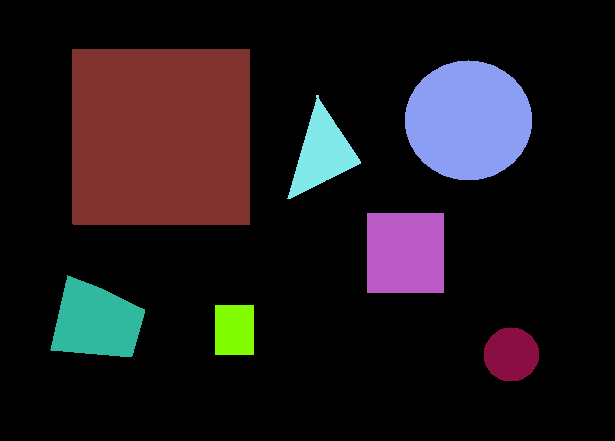
#> input picture imgBinaria.png, 615 x 441 px
$ python filtroLaplaciano.py
#> lines starting #> are read from the running program, lines starting #| are printed output that depends on the picture
import cv2
import numpy as np

# Função para aplicar o filtro laplaciano
def aplicar_filtro_laplaciano(imagem, kernel, tratar_negativos=False):
    # Obter as dimensões da imagem e do kernel
    linhas, colunas = imagem.shape
    k_linhas, k_colunas = kernel.shape

    # Inicializar a imagem resultante com zeros
    resultado = np.zeros((linhas, colunas), dtype=np.float32)

    # Preencher as bordas da imagem com zeros
    imagem_preenchida = np.pad(imagem, ((2, 2), (2, 2)), mode='constant', constant_values=0)

    # Percorrer a imagem
    for i in range(2, linhas + 2):
        for j in range(2, colunas + 2):
            # Calcular os limites para aplicar o kernel
            r_min = i - 2
            r_max = i + 3
            c_min = j - 2
            c_max = j + 3

            # Aplicar o kernel à região da imagem
            patch = imagem_preenchida[r_min:r_max, c_min:c_max]

            # Ajustar o tamanho do patch para corresponder ao tamanho do kernel
            if patch.shape != kernel.shape:
                patch = imagem_preenchida[i - k_linhas // 2:i + k_linhas // 2 + 1, j - k_colunas // 2:j + k_colunas // 2 + 1]

            resultado[i - 2, j - 2] = np.sum(patch * kernel)

    # Tratamento de valores negativos
    if tratar_negativos:
        resultado = np.where(resultado < 0, 0, resultado)

    # Normalizar a imagem resultante
    resultado = np.clip(resultado, 0, 255).astype(np.uint8)

    return resultado

# Máscaras laplacianas
laplaciano3x3 = np.array([[0, 1, 0], [1, -4, 1], [0, 1, 0]])
laplaciano5x5 = np.array([[-1, -1, -1, -1, -1], [-1, 1, 1, 1, -1], [-1, 1, 1, 1, -1], [-1, 1, 1, 1, -1], [-1, -1, -1, -1, -1]])
laplaciano1Derivada3x3 = np.array([[1, 0, -1], [0, 0, 0], [-1, 0, 1]])
laplaciano2Derivada3x3 = np.array([[1, 1, 1], [1, -8, 1], [1, 1, 1]])

# Carregar imagem de exemplo
imagem = cv2.imread("imgBinaria.png", cv2.IMREAD_GRAYSCALE)
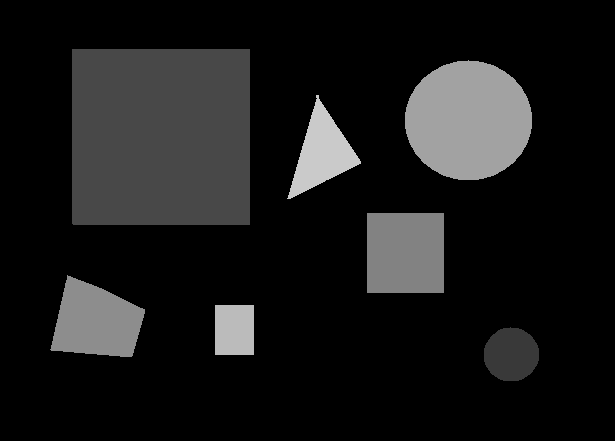
#> imagem: shape (441, 615); min 0, max 202, mean 25.5

# Aplicar o filtro laplaciano com tratamento de valores negativos
resultado1 = aplicar_filtro_laplaciano(imagem, laplaciano3x3, tratar_negativos=True)
#> after the loop in aplicar_filtro_laplaciano, `for i in range(2, linhas + 2):`:
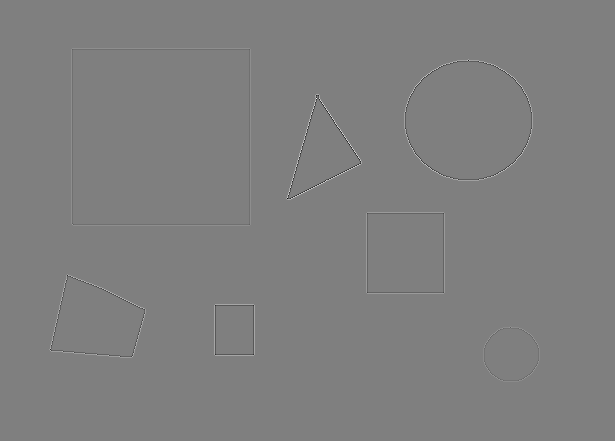
#> resultado: shape (441, 615) float32; min -606, max 606, mean 0; drawn with min black and max white
#> in aplicar_filtro_laplaciano, `resultado = np.where(resultado < 0, 0, resultado)`:
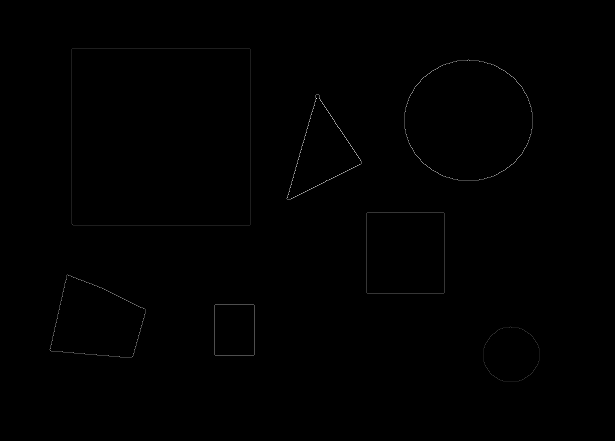
#> resultado: shape (441, 615) float32; min 0, max 606, mean 1.3; drawn with min black and max white
resultado2 = aplicar_filtro_laplaciano(imagem, laplaciano5x5, tratar_negativos=True)
#> call 2 of aplicar_filtro_laplaciano, with kernel = array of shape (5, 5), tratar_negativos = True
#> after the loop in aplicar_filtro_laplaciano (call 2), `for i in range(2, linhas + 2):`:
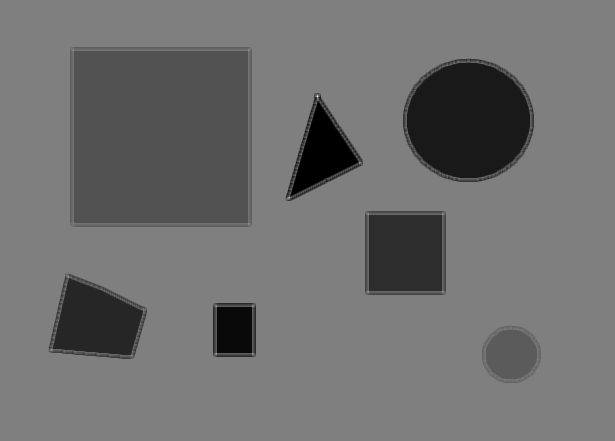
#> resultado: shape (441, 615) float32; min -1414, max 1414, mean -178.5; drawn with min black and max white
resultado3 = aplicar_filtro_laplaciano(imagem, laplaciano1Derivada3x3, tratar_negativos=True)
resultado4 = aplicar_filtro_laplaciano(imagem, laplaciano2Derivada3x3, tratar_negativos=True)
#> call 4 of aplicar_filtro_laplaciano, with kernel = array of shape (3, 3), tratar_negativos = True
#> in aplicar_filtro_laplaciano (call 4), `resultado = np.clip(resultado, 0, 255).astype(np.uint8)`:
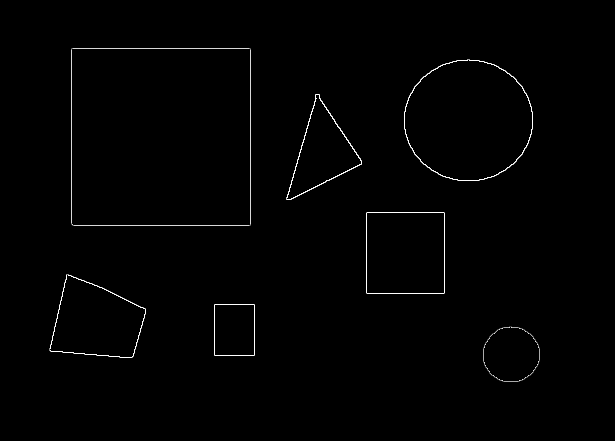
#> resultado: shape (441, 615); min 0, max 255, mean 2.2

# Exibir os resultados
cv2.imshow("Original", imagem)
cv2.imshow("Laplaciano 3x3", resultado1)
cv2.imshow("Laplaciano 5x5", resultado2)
cv2.imshow("Laplaciano 1ª Derivada 3x3", resultado3)
cv2.imshow("Laplaciano 2ª Derivada 3x3", resultado4)
cv2.waitKey(0)
cv2.destroyAllWindows()
